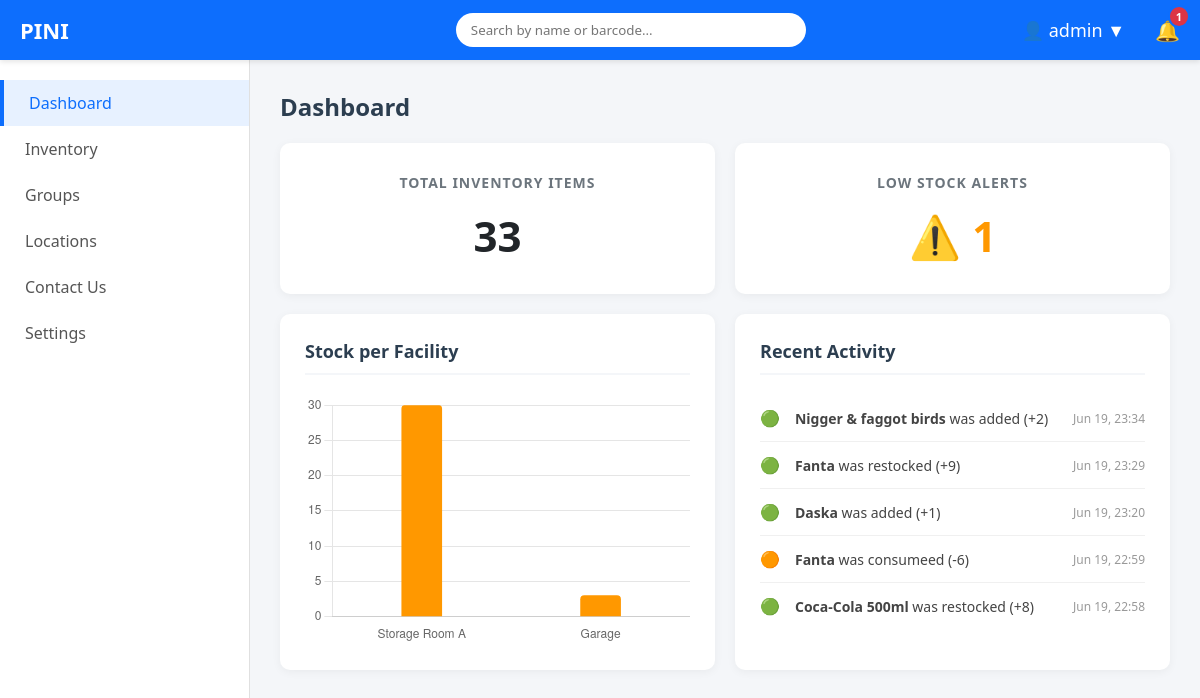
/index.php (signed in), run on the app's committed database.
### tables this page shows
CREATE TABLE `item_history` (
  `id` int(11) NOT NULL,
  `item_id` int(11) NOT NULL,
  `action_type` varchar(50) NOT NULL,
  `quantity_change` int(11) NOT NULL,
  `timestamp` timestamp NOT NULL DEFAULT current_timestamp()
);

CREATE TABLE `items` (
  `id` int(11) NOT NULL,
  `facility_id` int(11) NOT NULL,
  `name` varchar(100) NOT NULL,
  `barcode_digits` varchar(50) DEFAULT NULL,
  `quantity` int(11) DEFAULT 0,
  `critical_minimum` int(11) DEFAULT 0,
  `location_rack` varchar(50) DEFAULT NULL,
  `location_shelf` varchar(50) DEFAULT NULL,
  `image_path` varchar(255) DEFAULT NULL
);

### db.php (called while the page is built, shortened)
<?php
$host = 'localhost';
$user = 'root';
$pass = '';
$dbname = 'inventory_db';
$conn = new mysqli($host, $user, $pass, $dbname);
$alert_query = $conn->query("SELECT COUNT(*) AS count FROM Items WHERE quantity <= critical_minimum");
$global_alert_count = $alert_query->fetch_assoc()['count'] ?? 0;
?>

### index.php (the view, shortened to what this page needs)
<?php
require 'db.php';
$qty_res = $conn->query("SELECT SUM(quantity) AS total FROM Items");
$total_items = $qty_res->fetch_assoc()['total'] ?? 0;
$activity_query = "SELECT h.action_type, h.quantity_change, i.name, h.timestamp
                   FROM Item_History h
                   JOIN Items i ON h.item_id = i.id
                   ORDER BY h.timestamp DESC LIMIT 5";
$activities = $conn->query($activity_query);
$chart_query = "SELECT f.name AS facility_name, IFNULL(SUM(i.quantity), 0) AS total_stock
                FROM Facilities f
                LEFT JOIN Items i ON f.id = i.facility_id
                GROUP BY f.id, f.name";
$chart_res = $conn->query($chart_query);
$facility_names = [];
$facility_stocks = [];
while($row = $chart_res->fetch_assoc()) {
    $facility_names[] = $row['facility_name'];
    $facility_stocks[] = $row['total_stock'];
}
?>
<!DOCTYPE html>
<html lang="en">
<head>
    <link rel="stylesheet" href="style.css">
</head>
<body>
    <header class="topbar">
        <div class="logo"><a href="index.php" style="text-decoration: none; color: inherit;"><span>PINI</span></a></div>
        <div class="search-bar">
            <form action="search.php" method="GET" style="margin: 0; padding: 0;">
                <input type="text" name="q" placeholder="Search by name or barcode..." required>
                <button type="submit" style="display: none;"></button> </form>
        </div>
        <div class="user-menu">
            <div class="user-dropdown">
                <span class="user-btn">👤 <?php echo htmlspecialchars($_SESSION['username']); ?> ▼</span>
            </div>
            <a href="inventory.php?filter=critical" class="notification-wrapper">
                <span class="notification-bell" style="font-size: 20px;">🔔</span>
                <?php if($global_alert_count > 0): ?>
                    <span class="notification-badge"><?php echo $global_alert_count; ?></span>
                <?php endif; ?>
            </a>
        </div>
    </header>
    <div class="workspace">
        <nav class="sidebar">
            <ul>
                <li class="active"><a href="index.php">Dashboard</a></li>
                <li><a href="inventory.php">Inventory</a></li>
                <li><a href="groups.php">Groups</a></li>
		<li><a href="locations.php">Locations</a></li>
                <li><a href="contact.php">Contact Us</a></li>
                <li><a href="#">Settings</a></li>
            </ul>
        </nav>
        <main class="content">
            <h1>Dashboard</h1>
            <div class="dashboard-grid">
                <div class="stat-card">
                    <h3>Total Inventory Items</h3>
                    <div class="number"><?php echo $total_items; ?></div>
                </div>
                <a href="inventory.php?sort=status" class="stat-card" style="text-decoration: none; cursor: pointer; display: block; transition: transform 0.2s;">
                    <h3 style="color: #6c757d;">Low Stock Alerts</h3>
                    <div class="number warning">⚠️ <?php echo $global_alert_count; ?></div>
                </a>
            </div>
            <div class="dashboard-lower">
                <div class="card chart-card">
                    <h3>Stock per Facility</h3>
                    <div style="height: 250px; width: 100%;">
                        <canvas id="stockChart"></canvas>
                    </div>
                </div>
                <div class="card activity-card">
                    <h3>Recent Activity</h3>
                    <ul>
                        <?php if($activities->num_rows > 0): ?>
                            <?php while($act = $activities->fetch_assoc()): ?>
                                <li>
                                    <span class="act-icon">
                                        <?php echo ($act['action_type'] == 'restock' || $act['action_type'] == 'add') ? '🟢' : '🟠'; ?>
                                    </span>
                                    <div class="act-details">
                                        <strong><?php echo htmlspecialchars($act['name']); ?></strong>
                                        was <?php echo htmlspecialchars($act['action_type']); ?>ed
                                        (<?php echo $act['quantity_change'] > 0 ? '+'.$act['quantity_change'] : $act['quantity_change']; ?>)
                                    </div>
                                    <span class="act-time"><?php echo date('M d, H:i', strtotime($act['timestamp'])); ?></span>
                                </li>
                            <?php endwhile; ?>
                        <?php else: ?>
                            <li>No recent activity logged yet.</li>
                        <?php endif; ?>
                    </ul>
                </div>
            </div>
        </main>
    </div>
    <script>
        const ctx = document.getElementById('stockChart').getContext('2d');
        // We use PHP to echo the arrays directly into JavaScript format using json_encode
        const chartLabels = <?php echo json_encode($facility_names); ?>;
        const chartData = <?php echo json_encode($facility_stocks); ?>;
        new Chart(ctx, {
            type: 'bar',
            data: {
                labels: chartLabels,
                datasets: [{
                    label: 'Total Items in Stock',
                    data: chartData,
                    backgroundColor: '#ff9800', // Matches the orange from your mockup
                    borderRadius: 4, // Slightly rounds the top of the bars
                    barThickness: 40 // Keeps bars looking solid
                }]
            },
            options: {
                responsive: true,
                maintainAspectRatio: false,
                plugins: {
                    legend: {
                        display: false // Hides the legend to look cleaner, like the mockup
                    }
                },
                scales: {
                    y: {
                        beginAtZero: true,
                        ticks: {
                            precision: 0 // Ensures we don't get decimal numbers for items
                        }
                    },
                    x: {
                        grid: {
                            display: false // Removes vertical background lines for a cleaner look
                        }
                    }
                }
            }
        });
    </script>
</body>
</html>

### style.css (style rules this page uses)
* { margin: 0; padding: 0; box-sizing: border-box; font-family: 'Segoe UI', Tahoma, Geneva, Verdana, sans-serif; }
body { background-color: #f4f6f9; color: #333; display: flex; flex-direction: column; height: 100vh; overflow: hidden; }
.topbar { background-color: #0d6efd; color: white; display: flex; justify-content: space-between; align-items: center; padding: 0 20px; height: 60px; z-index: 10; box-shadow: 0 2px 5px rgba(0,0,0,0.1); }
.topbar .logo { font-size: 22px; font-weight: bold; width: 230px; }
.topbar .search-bar input { padding: 8px 15px; border-radius: 20px; border: none; outline: none; width: 350px; }
.topbar .user-menu { display: flex; gap: 20px; font-size: 18px; cursor: pointer; }
.workspace { display: flex; flex: 1; overflow: hidden; }
.sidebar { width: 250px; background-color: #ffffff; border-right: 1px solid #e0e0e0; padding-top: 20px; }
.sidebar ul { list-style: none; }
.sidebar li a { display: block; padding: 12px 25px; color: #555; text-decoration: none; font-weight: 500; transition: background 0.2s, color 0.2s; }
.sidebar li.active a { background-color: #e7f1ff; color: #0d6efd; border-left: 4px solid #0d6efd; }
.content { flex: 1; padding: 30px; overflow-y: auto; }
.content h1 { font-size: 24px; margin-bottom: 20px; color: #2c3e50; }
.dashboard-grid { display: flex; gap: 20px; margin-bottom: 20px; }
.stat-card { background-color: white; padding: 30px; border-radius: 10px; box-shadow: 0 2px 10px rgba(0,0,0,0.05); flex: 1; text-align: center; }
.stat-card h3 { color: #6c757d; font-size: 14px; text-transform: uppercase; letter-spacing: 1px; margin-bottom: 15px; }
.stat-card .number { font-size: 42px; font-weight: bold; color: #212529; }
.stat-card .number.warning { color: #ff9800; }
.dashboard-lower { display: flex; gap: 20px; }
.card { background-color: white; padding: 25px; border-radius: 10px; box-shadow: 0 2px 10px rgba(0,0,0,0.05); flex: 1; }
.card h3 { margin-bottom: 20px; color: #2c3e50; font-size: 18px; border-bottom: 2px solid #f4f6f9; padding-bottom: 10px; }
.activity-card ul { list-style: none; }
.activity-card li { display: flex; align-items: center; padding: 12px 0; border-bottom: 1px solid #f0f0f0; font-size: 14px; }
.activity-card li:last-child { border-bottom: none; }
.act-icon { margin-right: 15px; font-size: 16px; }
.act-details { flex: 1; color: #444; }
.act-time { color: #999; font-size: 12px; }
.notification-wrapper { position: relative; text-decoration: none; cursor: pointer; display: inline-flex; align-items: center; }
.notification-badge { position: absolute; top: -8px; right: -10px; background-color: #dc3545; color: white; font-size: 11px; font-weight: bold; padding: 2px 6px; border-radius: 50%; border: 2px solid #0d6efd; }
.user-dropdown { position: relative; display: inline-block; }
.user-btn { cursor: pointer; padding: 5px 10px; border-radius: 4px; transition: background 0.2s; display: inline-block; }

### data on the page
item_history: item.name "Nigger & faggot birds", action_type "add", quantity_change "2", timestamp "Jun 19, 23:34"
item_history: item.name "Fanta", action_type "restock", quantity_change "9", timestamp "Jun 19, 23:29"
item_history: item.name "Daska", action_type "add", quantity_change "1", timestamp "Jun 19, 23:20"
item_history: item.name "Fanta", action_type "consume", quantity_change "-6", timestamp "Jun 19, 22:59"
item_history: item.name "Coca-Cola 500ml", action_type "restock", quantity_change "8", timestamp "Jun 19, 22:58"

### other printed values
$_SESSION['username'] "admin"
$global_alert_count "1"
$total_items "33"
chart data {{ json_encode($facility_names) }} ["Storage Room A","Garage"]
chart data {{ json_encode($facility_stocks) }} ["30","3"]
